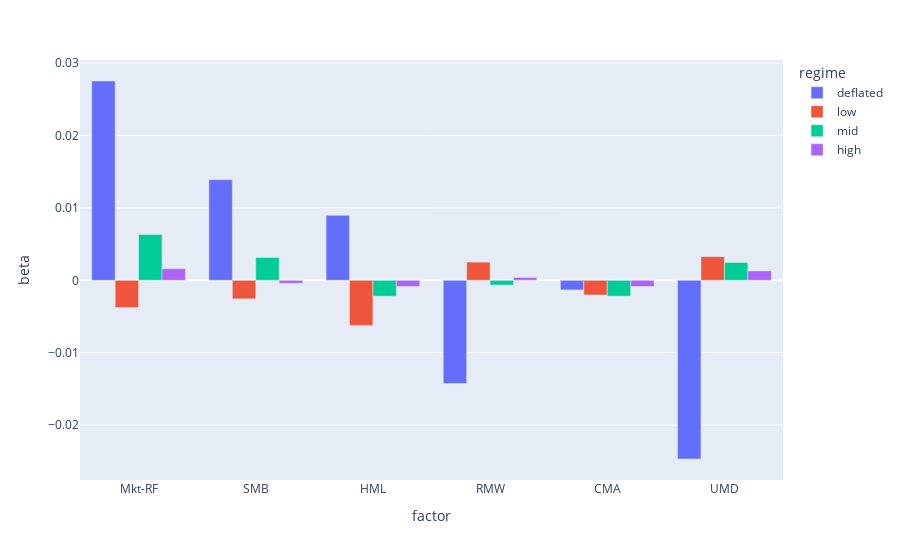

Source (notebook cell):
### Code cell
# plot the betas using plotly plot grouped by factor and regime
# make plot bigger

import plotly.express as px

fig = px.bar(regime_df_non_multi, x="factor", y="beta", color="regime", barmode="group")
fig.show()

### Figure 1 — Plotly figure (JSON) as saved in the notebook; plotly's stock layout.template omitted (floating-point values rounded to 4 significant figures)
{"data": [{"alignmentgroup": "True", "hovertemplate": "regime=deflated<br>factor=%{x}<br>beta=%{y}<extra></extra>", "legendgroup": "deflated", "marker": {"color": "#636efa", "pattern": {"shape": ""}}, "name": "deflated", "offsetgroup": "deflated", "orientation": "v", "showlegend": true, "textposition": "auto", "type": "bar", "x": ["Mkt-RF", "SMB", "HML", "RMW", "CMA", "UMD"], "xaxis": "x", "y": [0.02751, 0.01389, 0.008972, -0.01425, -0.00133, -0.02467], "yaxis": "y"}, {"alignmentgroup": "True", "hovertemplate": "regime=low<br>factor=%{x}<br>beta=%{y}<extra></extra>", "legendgroup": "low", "marker": {"color": "#EF553B", "pattern": {"shape": ""}}, "name": "low", "offsetgroup": "low", "orientation": "v", "showlegend": true, "textposition": "auto", "type": "bar", "x": ["Mkt-RF", "SMB", "HML", "RMW", "CMA", "UMD"], "xaxis": "x", "y": [-0.003758, -0.002557, -0.006227, 0.002511, -0.002031, 0.00326], "yaxis": "y"}, {"alignmentgroup": "True", "hovertemplate": "regime=mid<br>factor=%{x}<br>beta=%{y}<extra></extra>", "legendgroup": "mid", "marker": {"color": "#00cc96", "pattern": {"shape": ""}}, "name": "mid", "offsetgroup": "mid", "orientation": "v", "showlegend": true, "textposition": "auto", "type": "bar", "x": ["Mkt-RF", "SMB", "HML", "RMW", "CMA", "UMD"], "xaxis": "x", "y": [0.00631, 0.003149, -0.0022, -0.0006548, -0.002192, 0.002461], "yaxis": "y"}, {"alignmentgroup": "True", "hovertemplate": "regime=high<br>factor=%{x}<br>beta=%{y}<extra></extra>", "legendgroup": "high", "marker": {"color": "#ab63fa", "pattern": {"shape": ""}}, "name": "high", "offsetgroup": "high", "orientation": "v", "showlegend": true, "textposition": "auto", "type": "bar", "x": ["Mkt-RF", "SMB", "HML", "RMW", "CMA", "UMD"], "xaxis": "x", "y": [0.001599, -0.0004151, -0.0008525, 0.0003931, -0.0008562, 0.001297], "yaxis": "y"}], "layout": {"barmode": "group", "legend": {"title": {"text": "regime"}, "tracegroupgap": 0}, "margin": {"t": 60}, "xaxis": {"anchor": "y", "domain": [0, 1], "title": {"text": "factor"}}, "yaxis": {"anchor": "x", "domain": [0, 1], "title": {"text": "beta"}}}}
